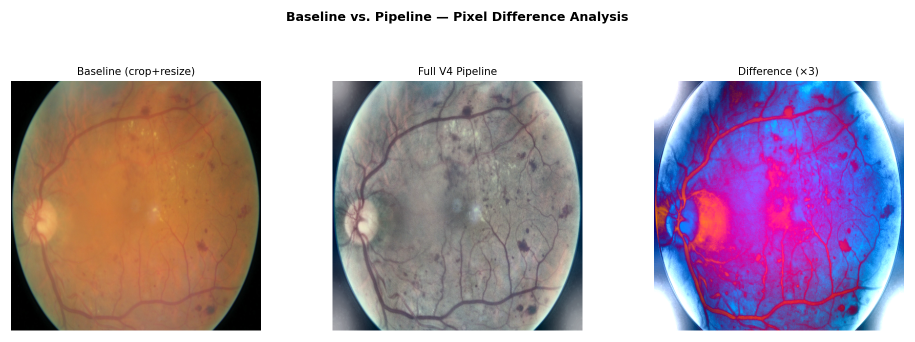
#> input picture defense/result-figures/images/baseline_vs_pipeline.png, 1829 x 684 px, given as the content of the folder /mnt/d/datasets/APTOS 2019/train_images, which was not available (shown at 1/2 size)
$ python test_preprocessing.py
#> lines starting #> are read from the running program, lines starting #| are printed output that depends on the picture; pictures that were not available may be replaced by others from this repository, and a replacement may not be noted
### src/preprocessing/pipeline.py
"""
Preprocessing pipeline orchestrator.

PreprocessingPipeline applies the five ordered components:
  1. FOV Standardization — crop/resize (BGR uint8 → BGR uint8)
  2. CLAHE Enhancement (LAB L-channel, full-color) — (BGR uint8 → BGR uint8)
  3. HSV Contrast Enhancement (full-color S/V scaling) — (BGR uint8 → BGR uint8)
  4. Green Channel Extraction — (BGR uint8 → BGR uint8, 3-channel grayscale)
  5. Pixel Normalization — (uint8 → float32 [0,1])

CLAHE and HSV enhancement are applied to the full-color image BEFORE
green channel extraction, so that CLAHE operates on the true L-channel
(not a grayscale L) and HSV enhancement has nonzero saturation to scale.

Each component can be toggled individually via a config dict.  Factory
class-methods produce common configurations (baseline, full, ablation).
"""

from __future__ import annotations

from typing import Any

import numpy as np

from .clahe import apply_clahe
from .fov import standardize_fov
from .green_channel import extract_green_channel
from .hsv_enhancement import enhance_hsv
from .normalization import normalize_pixels

# Ordered canonical component keys
_COMPONENT_KEYS: tuple[str, ...] = (
    "fov_standardization",
    "clahe",
    "hsv_enhancement",
    "green_channel",
    "normalize",
)


class PreprocessingPipeline:
    """
    Configurable 5-component fundus image preprocessing pipeline.

    Args:
        config: Dict with boolean toggles for each component and optional
            parameter overrides.  Expected keys (all optional, default True):
            - fov_standardization (bool)
            - green_channel (bool)
            - normalize (bool)
            - clahe (bool)
            - hsv_enhancement (bool)
            - target_size (int, default 512)
            - clahe_clip_limit (float, default 2.0)
            - clahe_grid_size (tuple[int,int], default (8,8))
            - saturation_scale (float, default 1.2)
            - value_scale (float, default 1.1)
    """

    def __init__(self, config: dict[str, Any] | None = None) -> None:
        cfg = config or {}

        # Component toggles — all on by default
        self._enabled: dict[str, bool] = {
            key: bool(cfg.get(key, True)) for key in _COMPONENT_KEYS
        }

        # Parameters
        self._target_size: int = int(cfg.get("target_size", 512))
        self._clahe_clip_limit: float = float(cfg.get("clahe_clip_limit", 2.0))
        self._clahe_grid_size: tuple[int, int] = tuple(cfg.get("clahe_grid_size", (8, 8)))  # type: ignore[arg-type]
        self._saturation_scale: float = float(cfg.get("saturation_scale", 1.2))
        self._value_scale: float = float(cfg.get("value_scale", 1.1))

    # ------------------------------------------------------------------
    # Core callable
    # ------------------------------------------------------------------

    def __call__(self, image: np.ndarray) -> np.ndarray:
        """
        Apply all enabled pipeline components in order.

        Execution order:
          1. FOV standardization — crop/resize (BGR uint8 → BGR uint8)
          2. CLAHE — L-channel enhancement on full-color LAB (BGR uint8 → BGR uint8)
          3. HSV enhancement — S/V scaling on full-color HSV (BGR uint8 → BGR uint8)
          4. Green channel extraction — reduces to grayscale (BGR uint8 → BGR uint8, 3ch gray)
          5. Normalize — pixel values to [0,1] (uint8 → float32)

        CLAHE and HSV must run BEFORE green channel extraction so they
        operate on the full-color image.

        Args:
            image: BGR uint8 NumPy array.

        Returns:
            Processed image.  dtype is float32 if normalize is enabled,
            uint8 otherwise.
        """
        if self._enabled["fov_standardization"]:
            image = standardize_fov(image, target_size=self._target_size)

        if self._enabled["clahe"]:
            image = apply_clahe(
                image,
                clip_limit=self._clahe_clip_limit,
                grid_size=self._clahe_grid_size,
            )

        if self._enabled["hsv_enhancement"]:
            image = enhance_hsv(
                image,
                saturation_scale=self._saturation_scale,
                value_scale=self._value_scale,
            )

        if self._enabled["green_channel"]:
            image = extract_green_channel(image)

        if self._enabled["normalize"]:
            image = normalize_pixels(image)

        return image

    # ------------------------------------------------------------------
    # State queries
    # ------------------------------------------------------------------

    def is_active(self) -> bool:
        """Return True if all five components are enabled (full pipeline)."""
        return all(self._enabled[k] for k in _COMPONENT_KEYS)

    def is_absent(self) -> bool:
        """Return True if only FOV standardization is enabled (baseline)."""
        return (
            self._enabled["fov_standardization"]
            and not self._enabled["green_channel"]
            and not self._enabled["normalize"]
            and not self._enabled["clahe"]
            and not self._enabled["hsv_enhancement"]
        )

    @property
    def enabled_components(self) -> dict[str, bool]:
        """Return a copy of the component toggle state."""
        return dict(self._enabled)

    # ------------------------------------------------------------------
    # Factory methods
    # ------------------------------------------------------------------

    @classmethod
    def create_baseline(cls, target_size: int = 512) -> "PreprocessingPipeline":
        """
        Create baseline pipeline: FOV standardization (resize only), no further processing.

        Args:
            target_size: Output image resolution in pixels.

        Returns:
            PreprocessingPipeline with only fov_standardization enabled.
        """
        return cls(
            {
                "fov_standardization": True,
                "green_channel": False,
                "normalize": False,
                "clahe": False,
                "hsv_enhancement": False,
                "target_size": target_size,
            }
        )

    @classmethod
    def create_full(cls, config: dict[str, Any] | None = None) -> "PreprocessingPipeline":
        """
        Create the full 5-component pipeline with optional parameter overrides.

        Args:
            config: Optional dict of parameter overrides (component toggles are
                ignored — all five components are always enabled).

        Returns:
            PreprocessingPipeline with all five components enabled.
        """
        cfg: dict[str, Any] = dict(config or {})
        for key in _COMPONENT_KEYS:
            cfg[key] = True
        return cls(cfg)

    @classmethod
    def create_ablation(
        cls,
        config: dict[str, Any] | None = None,
        components: list[str] | None = None,
    ) -> "PreprocessingPipeline":
        """
        Create an ablation pipeline with a specific subset of components enabled.

        fov_standardization is always kept on (resize is the minimum baseline).

        Args:
            config: Optional dict of parameter overrides.
            components: List of component keys to enable.  Keys not in this
                list are disabled.  fov_standardization is always included.

        Returns:
            PreprocessingPipeline with only the requested components active.

        Example:
            # resize + normalize + CLAHE ablation (Experiment 2 level 4)
            pipeline = PreprocessingPipeline.create_ablation(
                components=["fov_standardization", "normalize", "clahe"]
            )
        """
        cfg: dict[str, Any] = dict(config or {})
        active = set(components or []) | {"fov_standardization"}
        for key in _COMPONENT_KEYS:
            cfg[key] = key in active
        return cls(cfg)

### src/preprocessing/fov.py
"""
Stage 1: FOV Standardization.

Detects the circular fundus region via Hough transform, crops to the circle
bounding box to remove black borders, centers and resizes to target_size×target_size.
Falls back to a center-crop + resize if no circle is detected.
"""

import cv2
import numpy as np


def standardize_fov(image: np.ndarray, target_size: int = 512) -> np.ndarray:
    """
    Detect the fundus circle and crop/resize to target_size×target_size.

    Detection uses HoughCircles on a blurred grayscale image.  If no circle
    is found the image is center-cropped to a square and resized.

    Args:
        image: BGR image as a NumPy uint8 array.
        target_size: Output spatial resolution (pixels, square).

    Returns:
        BGR image of shape (target_size, target_size, 3).
    """
    gray = cv2.cvtColor(image, cv2.COLOR_BGR2GRAY)
    blurred = cv2.GaussianBlur(gray, (9, 9), 2)

    h, w = image.shape[:2]
    min_radius = int(min(h, w) * 0.3)
    max_radius = int(min(h, w) * 0.6)

    circles = cv2.HoughCircles(
        blurred,
        cv2.HOUGH_GRADIENT,
        dp=1.2,
        minDist=min(h, w) * 0.5,
        param1=50,
        param2=30,
        minRadius=min_radius,
        maxRadius=max_radius,
    )

    if circles is not None:
        cx, cy, r = np.round(circles[0, 0]).astype(int)
        # Bounding box with small padding
        pad = int(r * 0.02)
        x1 = max(cx - r - pad, 0)
        y1 = max(cy - r - pad, 0)
        x2 = min(cx + r + pad, w)
        y2 = min(cy + r + pad, h)
        cropped = image[y1:y2, x1:x2]
    else:
        # Fallback: center-crop to the largest square
        side = min(h, w)
        y1 = (h - side) // 2
        x1 = (w - side) // 2
        cropped = image[y1 : y1 + side, x1 : x1 + side]

    return cv2.resize(cropped, (target_size, target_size), interpolation=cv2.INTER_LANCZOS4)

### src/preprocessing/clahe.py
"""
Stage 2: CLAHE Enhancement in LAB Color Space.

CLAHE (Contrast Limited Adaptive Histogram Equalization) is applied to the
L-channel of the LAB representation.  Operating on L only preserves hue and
saturation while enhancing local contrast in the luminance dimension.

Also provides apply_clahe_sweep() for the H-2 parameter sweep experiment
(Experiment 2: component ablation with varying clip limits).
"""

from __future__ import annotations

import cv2
import numpy as np


def apply_clahe(
    image: np.ndarray,
    clip_limit: float = 2.0,
    grid_size: tuple[int, int] = (8, 8),
) -> np.ndarray:
    """
    Apply CLAHE to the L-channel of a BGR image converted to LAB color space.

    Args:
        image: BGR uint8 image as a NumPy array.
        clip_limit: Threshold for contrast limiting (higher → stronger enhancement).
        grid_size: Size of the grid tiles for local histogram equalization (rows, cols).

    Returns:
        Contrast-enhanced BGR uint8 image.
    """
    # Convert to uint8 if float input provided (pipeline may pass float after normalize)
    if image.dtype != np.uint8:
        image = np.clip(image * 255.0, 0, 255).astype(np.uint8)

    lab = cv2.cvtColor(image, cv2.COLOR_BGR2LAB)
    l_ch, a_ch, b_ch = cv2.split(lab)

    clahe = cv2.createCLAHE(clipLimit=clip_limit, tileGridSize=grid_size)
    l_enhanced = clahe.apply(l_ch)

    enhanced_lab = cv2.merge([l_enhanced, a_ch, b_ch])
    return cv2.cvtColor(enhanced_lab, cv2.COLOR_LAB2BGR)


# [25 lines left out: function apply_clahe_sweep, not called in this run]

### src/preprocessing/hsv_enhancement.py
"""
Stage 5: HSV Contrast Enhancement.

Scales the S (saturation) and V (value/brightness) channels of the HSV
representation independently, then clips to the valid [0, 255] range before
converting back to BGR.  This provides additional contrast adjustment on top
of CLAHE without altering hue.
"""

import cv2
import numpy as np


def enhance_hsv(
    image: np.ndarray,
    saturation_scale: float = 1.2,
    value_scale: float = 1.1,
) -> np.ndarray:
    """
    Scale the S and V channels in HSV color space for contrast enhancement.

    Args:
        image: BGR uint8 image as a NumPy array.
        saturation_scale: Multiplicative factor for the S channel (>1 boosts saturation).
        value_scale: Multiplicative factor for the V channel (>1 brightens the image).

    Returns:
        Contrast-enhanced BGR uint8 image.
    """
    # Ensure uint8 input
    if image.dtype != np.uint8:
        image = np.clip(image * 255.0, 0, 255).astype(np.uint8)

    hsv = cv2.cvtColor(image, cv2.COLOR_BGR2HSV).astype(np.float32)

    hsv[:, :, 1] = np.clip(hsv[:, :, 1] * saturation_scale, 0, 255)
    hsv[:, :, 2] = np.clip(hsv[:, :, 2] * value_scale, 0, 255)

    return cv2.cvtColor(hsv.astype(np.uint8), cv2.COLOR_HSV2BGR)

### src/preprocessing/green_channel.py
"""
Stage 4: Green Channel Extraction.

The green channel provides the highest vessel-to-background contrast in
retinal fundus images.  The extracted channel is replicated across three
channels so downstream CNN models receive a standard 3-channel input.
"""

import cv2
import numpy as np


def extract_green_channel(image: np.ndarray) -> np.ndarray:
    """
    Extract the green channel (index 1 in BGR) and return a 3-channel image.

    All three output channels are filled with the green channel values so
    that models expecting RGB input continue to work without modification.

    Args:
        image: BGR image as a NumPy uint8 array.

    Returns:
        BGR uint8 image where B == G == R == original green channel.
    """
    green = image[:, :, 1]
    return cv2.merge([green, green, green])

### src/preprocessing/normalization.py
"""
Stage 3: Pixel Normalization.

Converts a uint8 BGR image to float32 with pixel values in [0, 1].
"""

import numpy as np


def normalize_pixels(image: np.ndarray) -> np.ndarray:
    """
    Normalize pixel intensities to the [0, 1] range.

    Args:
        image: BGR uint8 image as a NumPy array.

    Returns:
        Float32 array of the same spatial shape with values in [0.0, 1.0].
    """
    return image.astype(np.float32) / 255.0

### scripts/test_preprocessing.py
"""
Quick smoke test for the preprocessing pipeline.

Loads one fundus image from the APTOS 2019 dataset, runs it through the
baseline and full pipelines, and saves a side-by-side comparison to
outputs/figures/preprocessing_comparison.png.

Usage:
    conda activate dr-classifier
    python scripts/test_preprocessing.py
"""

from __future__ import annotations

import sys
from pathlib import Path

import cv2
import numpy as np

# Allow running from project root without installing the package
sys.path.insert(0, str(Path(__file__).resolve().parent.parent))

from src.preprocessing import PreprocessingPipeline

APTOS_DIR = Path("/mnt/d/datasets/APTOS 2019/train_images")
OUT_PATH = Path("outputs/figures/preprocessing_comparison.png")


def load_first_image(directory: Path) -> tuple[np.ndarray, Path]:
    """Return the first PNG/JPG found in *directory*."""
    for ext in ("*.png", "*.jpg", "*.jpeg"):
        matches = sorted(directory.glob(ext))
        if matches:
            img = cv2.imread(str(matches[0]))
            if img is not None:
                return img, matches[0]
    raise FileNotFoundError(f"No images found in {directory}")


def to_uint8(image: np.ndarray) -> np.ndarray:
    """Convert float32 [0,1] back to uint8 [0,255] for saving."""
    if image.dtype == np.float32:
        return np.clip(image * 255.0, 0, 255).astype(np.uint8)
    return image


def make_comparison(images: list[np.ndarray], labels: list[str]) -> np.ndarray:
    """Stack images horizontally with a label bar."""
    h = max(img.shape[0] for img in images)
    label_bar_h = 30
    total_h = h + label_bar_h
    w_each = images[0].shape[1]
    canvas = np.zeros((total_h, w_each * len(images), 3), dtype=np.uint8)

    for i, (img, label) in enumerate(zip(images, labels)):
        x_off = i * w_each
        # Resize to common height if needed
        resized = cv2.resize(img, (w_each, h)) if img.shape[0] != h else img
        canvas[label_bar_h:, x_off : x_off + w_each] = resized
        cv2.putText(
            canvas,
            label,
            (x_off + 10, 22),
            cv2.FONT_HERSHEY_SIMPLEX,
            0.6,
            (255, 255, 255),
            1,
            cv2.LINE_AA,
        )
    return canvas


def main() -> None:
    print(f"Looking for images in: {APTOS_DIR}")
    raw, src_path = load_first_image(APTOS_DIR)
#> in load_first_image, img is the input picture: shape (684, 1829, 3); mean B, G, R 177.5, 165, 182.5
    print(f"Loaded: {src_path.name}  shape={raw.shape}")
#| Loaded: baseline_vs_pipeline.png  shape=(684, 1829, 3)

    baseline = PreprocessingPipeline.create_baseline(target_size=512)
    full = PreprocessingPipeline.create_full()

    assert baseline.is_absent(), "Baseline should report is_absent()==True"
    assert full.is_active(), "Full pipeline should report is_active()==True"

    out_baseline = to_uint8(baseline(raw.copy()))
#> in standardize_fov, `gray = cv2.cvtColor(image, cv2.COLOR_BGR2GRAY)`:
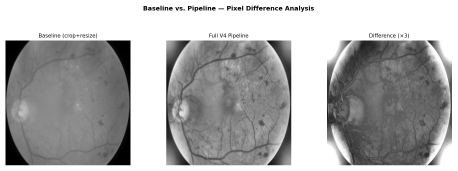
#> gray: shape (684, 1829) (shown at 1/4 size); min 0, max 255, mean 171.6
#> in standardize_fov, `circles = cv2.HoughCircles( blurred, cv2.HOUGH_GRADIENT, dp=1.2, minDi..`: circles = [[1398.6, 412.2, 404], [759, 412.2, 401.3], [369, 427.8, 343.1], [1023, 192.6, 357.8], [1156.2, 678.6, 263.8], [606.6, 36.6, 333.9]]
#> in standardize_fov, `cx, cy, r = np.round(circles[0, 0]).astype(int)`: cx = 1399; cy = 412; r = 404
#> in standardize_fov, `pad = int(r * 0.02)`: pad = 8
#> in standardize_fov, `x1 = max(cx - r - pad, 0)`: x1 = 987
#> in standardize_fov, `y1 = max(cy - r - pad, 0)`: y1 = 0
#> in standardize_fov, `x2 = min(cx + r + pad, w)`: x2 = 1811
#> in standardize_fov, `y2 = min(cy + r + pad, h)`: y2 = 684
#> in standardize_fov, `cropped = image[y1:y2, x1:x2]`:
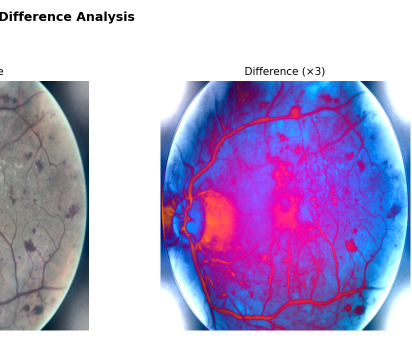
#> cropped: shape (684, 824, 3) (shown at 1/2 size); mean B, G, R 206.8, 162, 179.4
    out_full = to_uint8(full(raw.copy()))
#> in apply_clahe, `l_ch, a_ch, b_ch = cv2.split(lab)`:
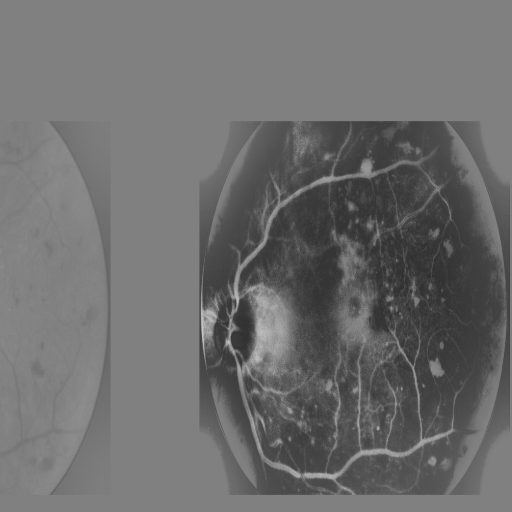
#> b_ch: shape (512, 512); min 47, max 199, mean 109.8
#> in enhance_hsv, `hsv[:, :, 2] = np.clip(hsv[:, :, 2] * value_scale, 0, 255)`:
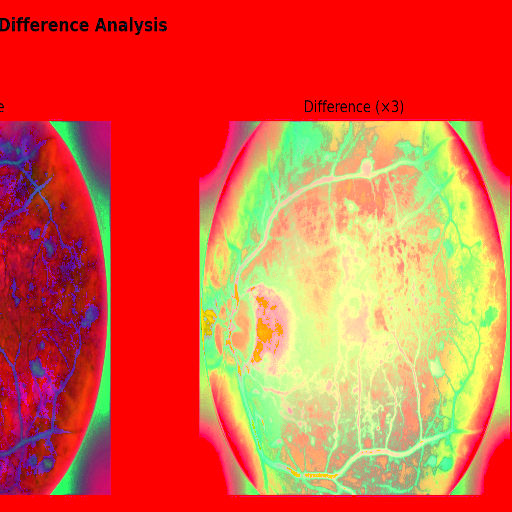
#> hsv: shape (512, 512, 3) float32; mean B, G, R 64.5, 94.5, 220.6
#> in extract_green_channel, `green = image[:, :, 1]`:
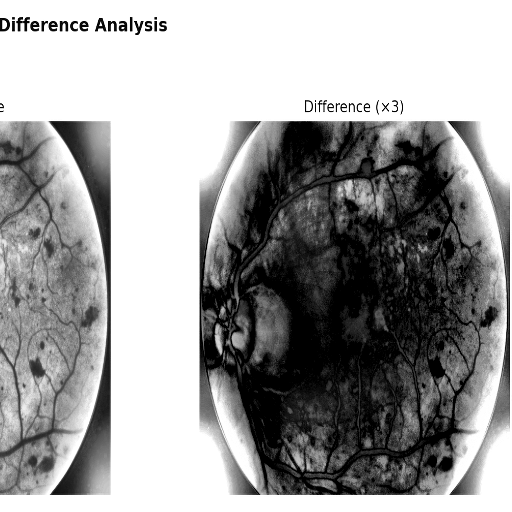
#> green: shape (512, 512); min 0, max 255, mean 157.8

    # Resize raw to 512 for fair comparison display
    raw_512 = cv2.resize(raw, (512, 512), interpolation=cv2.INTER_LANCZOS4)
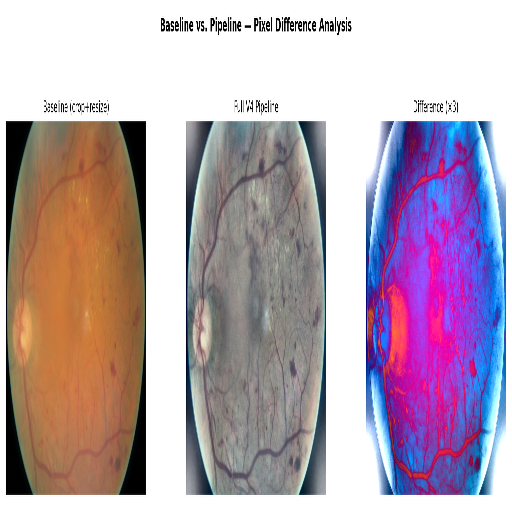
#> raw_512: shape (512, 512, 3); mean B, G, R 177.4, 164.8, 182.4

    comparison = make_comparison(
        [raw_512, out_baseline, out_full],
        ["Original", "Baseline (FOV only)", "Full Pipeline (5 stages)"],
    )
#> in make_comparison, `h = max(img.shape[0] for img in images)`: h = 512
#> in make_comparison, `total_h = h + label_bar_h`: total_h = 542
#> the loop in make_comparison, `for i, (img, label) in enumerate(zip(images, labels)):` made 3 passes
#> (label, x_off) on passes 1 to 3: ('Original', 0), ('Baseline (FOV only)', 512), ('Full Pipeline (5 stages)', 1024)
#> after the loop in make_comparison, `for i, (img, label) in enumerate(zip(images, labels)):`:
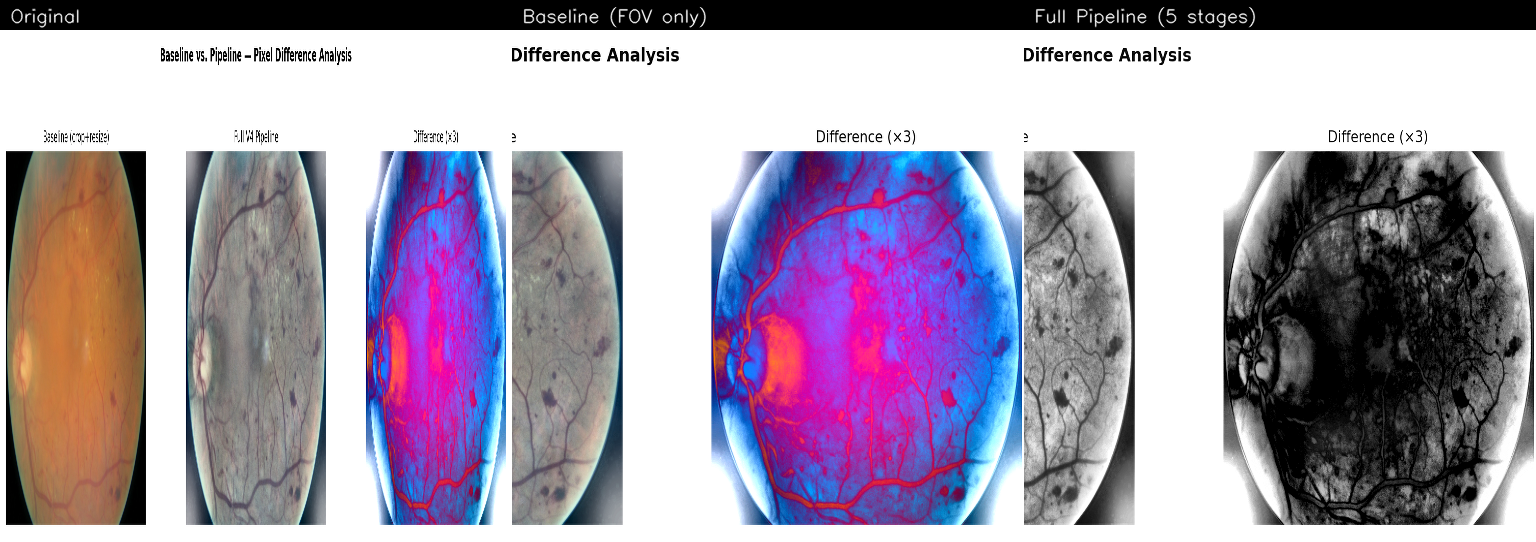
#> canvas: shape (542, 1536, 3); mean of channels 0, 1, 2 171.1, 153, 164; drawn as B, G, R

    OUT_PATH.parent.mkdir(parents=True, exist_ok=True)
    cv2.imwrite(str(OUT_PATH), comparison)
    print(f"Saved comparison → {OUT_PATH}")

    # Print pipeline state summaries
    print("\nBaseline components:", baseline.enabled_components)
    print("Full pipeline components:", full.enabled_components)

    # Quick ablation example
    ablation = PreprocessingPipeline.create_ablation(
        components=["fov_standardization", "normalize", "clahe"]
    )
    print("\nAblation (resize+normalize+CLAHE) components:", ablation.enabled_components)
    out_ablation = to_uint8(ablation(raw.copy()))
    ablation_path = OUT_PATH.parent / "preprocessing_ablation_example.png"
    cv2.imwrite(str(ablation_path), out_ablation)
    print(f"Saved ablation example → {ablation_path}")


if __name__ == "__main__":
    main()
